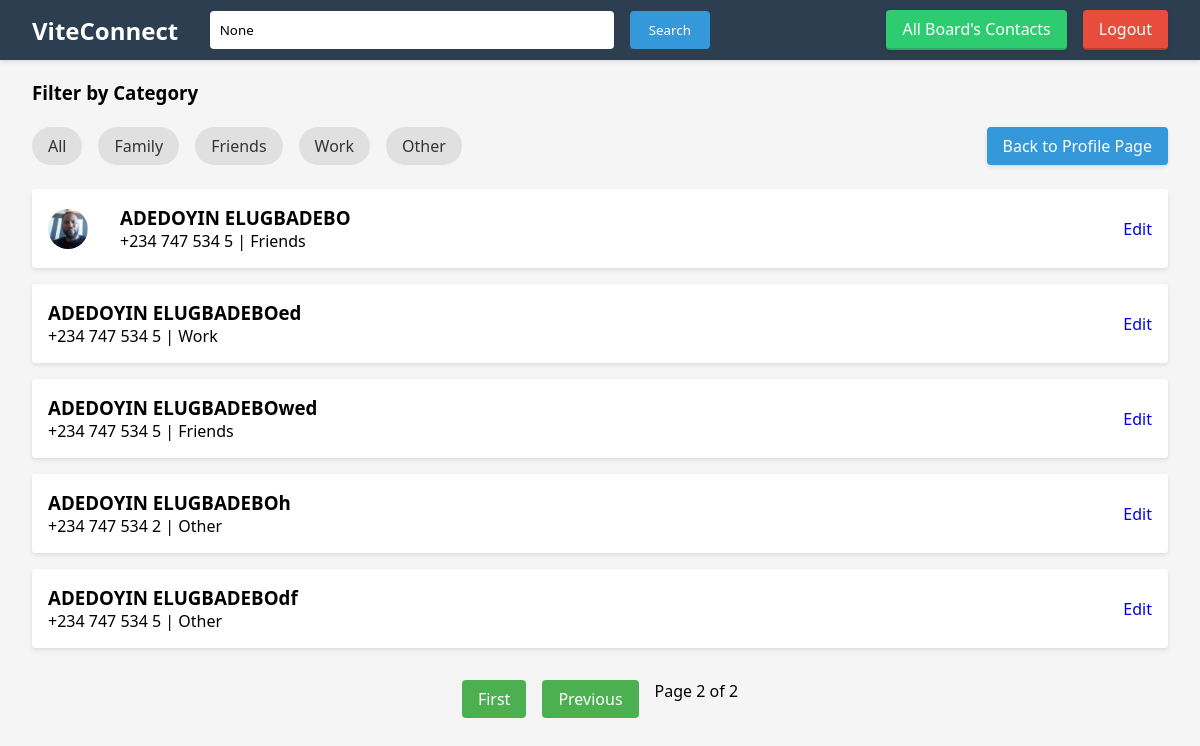
Screenshot of /contact_list/?page=2&category=all (signed in) with the database file from the repository.
### contacts/models.py (models this page shows, shortened)
class Contact(models.Model):
    CATEGORY_CHOICES = [
        ('family', 'Family'),
        ('friends', 'Friends'),
        ('work', 'Work'),
        ('other', 'Other'),
    ]
    name = models.CharField(max_length=100)
    email = models.EmailField(unique=True)
    phone = models.CharField(max_length=15)
    address = models.TextField(blank=True, null=True)
    category = models.CharField(max_length=20, choices=CATEGORY_CHOICES, default='other')
    profile_picture = models.ImageField(upload_to='contact_pictures/', blank=True, null=True)
    created_at = models.DateTimeField(auto_now_add=True)
    user = models.ForeignKey(User, on_delete=models.CASCADE, null=True)  # important
    class Meta:
        unique_together = ['email', 'user']  # Make email unique per user

### contacts/views.py (the view)
# urls.py: path('contact_list/', contact_list, name='contact_list'),
@login_required
def contact_list(request):
    contacts = Contact.objects.filter(user=request.user)
    query = request.GET.get('q')
    category = request.GET.get('category', 'all')
    contacts = Contact.objects.all()
    if query:
        contacts = contacts.filter(
            Q(name__icontains=query) |
            Q(email__icontains=query) |
            Q(phone__icontains=query)
        )
    if category and category != "all":
        contacts = contacts.filter(category=category)
    paginator = Paginator(contacts, 5)
    page_number = request.GET.get('page')
    contacts_page = paginator.get_page(page_number)
    return render(request, 'contacts/contact_list.html', {
        'contacts': contacts_page,
        'query': query,
        'category': category
    })

### contacts/templates/contacts/contact_list.html (shortened to what this page needs)
{% extends "contacts/base.html" %}
{% block content %}
    <h3>Filter by Category</h3></br>
    <div class="filter-header">
    <ul class="category-filter">
        <li><a href="?category=all{% if query %}&q={{ query }}{% endif %}">All</a></li>
        <li><a href="?category=family{% if query %}&q={{ query }}{% endif %}">Family</a></li>
        <li><a href="?category=friends{% if query %}&q={{ query }}{% endif %}">Friends</a></li>
        <li><a href="?category=work{% if query %}&q={{ query }}{% endif %}">Work</a></li>
        <li><a href="?category=other{% if query %}&q={{ query }}{% endif %}">Other</a></li>
    </ul>
    <a href="{% url 'profile' %}" class="auth-link">Back to Profile Page</a>
</div>
    <ul class="contact-list">
        {% for contact in contacts %}
            <li>
                <div class="contact-info">
                    {% if contact.profile_picture %}
                        <img src="{{ contact.profile_picture.url }}"
                             class="contact-thumbnail"
                             alt="{{ contact.name }}"
                             width="40"
                             height="40">
                    {% endif %}
                    <div>
                        <h3>{{ contact.name }}</h3>
                        <p>{{ contact.phone }} | {{ contact.get_category_display }}</p>
                    </div>
                </div>
                <div class="contact-actions">
                    <a href="{% url 'edit_contact' contact.pk %}">Edit</a>
                </div>
            </li>
        {% empty %}
            <li>No contacts found.</li>
        {% endfor %}
    </ul>
    {% if contacts.paginator.num_pages > 1 %}
        <div class="pagination">
            {% if contacts.has_previous %}
                <a href="?page=1{% if query %}&q={{ query }}{% endif %}{% if category %}&category={{ category }}{% endif %}">First</a>
                <a href="?page={{ contacts.previous_page_number }}{% if query %}&q={{ query }}{% endif %}{% if category %}&category={{ category }}{% endif %}">Previous</a>
            {% endif %}
            <span>Page {{ contacts.number }} of {{ contacts.paginator.num_pages }}</span>
        </div>
    {% endif %}
{% endblock %}

### contacts/static/css/styles.css (style rules this page uses)
* { margin: 0; padding: 0; box-sizing: border-box; font-family: 'Segoe UI', Tahoma, Geneva, Verdana, sans-serif; }
body { background: #f5f5f5; padding: 2rem; max-width: 1200px; margin: 0 auto; padding-top: 80px; }
.auth-link { color: white; text-decoration: none; padding: 0.5rem 1rem; border-radius: 4px; transition: all 0.3s ease; font-weight: 500; box-shadow: 0 2px 4px rgba(0,0,0,0.1); }
.contact-info { display: flex; align-items: center; gap: 1.5rem; }
.contact-actions { display: flex; gap: 1rem; }
.contact-actions a { text-decoration: none; transition: color 0.3s; }
.category-filter { display: flex; gap: 1rem; margin-bottom: 2rem; list-style: none; }
.category-filter a { padding: 0.5rem 1rem; background: #e0e0e0; border-radius: 20px; text-decoration: none; color: #333; transition: all 0.3s; }
.contact-list { list-style: none; margin-bottom: 2rem; }
.contact-list li { background: white; padding: 1rem; margin-bottom: 1rem; border-radius: 4px; box-shadow: 0 2px 4px rgba(0,0,0,0.1); display: flex; justify-content: space-between; align-items: center; }
.pagination { display: flex; gap: 1rem; justify-content: center; margin-top: 2rem; }
.pagination a { padding: 0.5rem 1rem; background: #4CAF50; color: white; text-decoration: none; border-radius: 4px; transition: background 0.3s; }
.contact-thumbnail { border-radius: 50%; margin-right: 1rem; object-fit: cover; }
.contact-info { display: flex; align-items: center; gap: 1rem; }
.auth-link { color: white; text-decoration: none; padding: 0.5rem 1rem; border-radius: 4px; background: #3498db; }
.filter-header { display: flex; justify-content: space-between; align-items: center; margin-bottom: 1.5rem; gap: 2rem; }
.category-filter { display: flex; gap: 1rem; list-style: none; padding: 0; margin: 0; flex-wrap: wrap; }
body { padding-bottom: 60px; }

### rows the page displays
Contact: profile_picture (picture), name "ADEDOYIN ELUGBADEBO", phone "+234 747 534 5", category "Friends"
Contact: name "ADEDOYIN ELUGBADEBOed", phone "+234 747 534 5", category "Work"
Contact: name "ADEDOYIN ELUGBADEBOwed", phone "+234 747 534 5", category "Friends"
Contact: name "ADEDOYIN ELUGBADEBOh", phone "+234 747 534 2", category "Other"
Contact: name "ADEDOYIN ELUGBADEBOdf", phone "+234 747 534 5", category "Other"

### other values shown
{{ contacts.number }} "2"
{{ contacts.paginator.num_pages }} "2"
